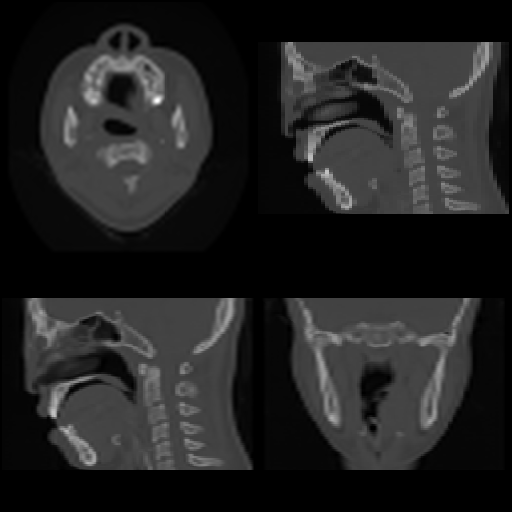

The script that drew this image:
#!/usr/bin/env python

# Test vtkImageSincInterpolator SlidingWindow on 3D volume with multiple views.

# Factory overrides
import vtkmodules.vtkInteractionStyle  # noqa: F401
import vtkmodules.vtkRenderingFreeType  # noqa: F401
import vtkmodules.vtkRenderingOpenGL2  # noqa: F401

import os

from vtkmodules.vtkCommonCore import VTK_DOUBLE, VTK_FLOAT
from vtkmodules.vtkIOImage import vtkImageReader2
from vtkmodules.vtkImagingCore import (
    vtkImageInterpolator,
    vtkImageReslice,
    vtkImageSincInterpolator,
)
from vtkmodules.vtkRenderingCore import (
    vtkImageSlice,
    vtkImageSliceMapper,
    vtkRenderWindow,
    vtkRenderWindowInteractor,
    vtkRenderer,
)

# Read 3D volume
reader = vtkImageReader2()
reader.SetDataByteOrderToLittleEndian()
reader.SetDataExtent(0, 63, 0, 63, 1, 93)
reader.SetDataSpacing(3.2, 3.2, 1.5)
data_dir = os.environ.get("VPE_DATA_DIR", os.path.dirname(os.path.abspath(__file__)))

reader.SetFilePrefix(os.path.join(data_dir, "headsq", "quarter"))

# Sinc interpolation with sliding window
interpolator = vtkImageSincInterpolator()
interpolator.SlidingWindowOn()

reslice = vtkImageReslice()
reslice.SetInputConnection(reader.GetOutputPort())
reslice.SetOutputSpacing(0.80, 0.80, 1.5001)
reslice.SetInterpolator(interpolator)
reslice.SetOutputScalarType(VTK_DOUBLE)
reslice.Update()

# Nearest-neighbor with sliding window for lower-right viewport
nearest = vtkImageInterpolator()
nearest.SetInterpolationModeToNearest()
nearest.SlidingWindowOn()

reslice2 = vtkImageReslice()
reslice2.SetInputConnection(reader.GetOutputPort())
reslice2.SetOutputSpacing(0.80, 0.80, 1.5)
reslice2.SetOutputScalarType(VTK_FLOAT)
reslice2.SetInterpolator(nearest)
reslice2.Update()

color_range = [0, 4095]

# Viewport 0 (lower-left): sinc reslice, orientation 0
image_mapper_0 = vtkImageSliceMapper()
image_mapper_0.SetInputConnection(reslice.GetOutputPort())
image_mapper_0.SetOrientation(0)
image_mapper_0.SliceAtFocalPointOn()

image_slice_0 = vtkImageSlice()
image_slice_0.SetMapper(image_mapper_0)
image_slice_0.GetProperty().SetColorWindow(color_range[1] - color_range[0])
image_slice_0.GetProperty().SetColorLevel(0.5 * (color_range[0] + color_range[1]))
image_slice_0.GetProperty().SetInterpolationTypeToNearest()

renderer_0 = vtkRenderer()
renderer_0.AddViewProp(image_slice_0)
renderer_0.SetBackground(0.0, 0.0, 0.0)
renderer_0.SetViewport(0.0, 0.0, 0.5, 0.5)

# Viewport 1 (lower-right): sinc reslice, orientation 1
image_mapper_1 = vtkImageSliceMapper()
image_mapper_1.SetInputConnection(reslice.GetOutputPort())
image_mapper_1.SetOrientation(1)
image_mapper_1.SliceAtFocalPointOn()

image_slice_1 = vtkImageSlice()
image_slice_1.SetMapper(image_mapper_1)
image_slice_1.GetProperty().SetColorWindow(color_range[1] - color_range[0])
image_slice_1.GetProperty().SetColorLevel(0.5 * (color_range[0] + color_range[1]))
image_slice_1.GetProperty().SetInterpolationTypeToNearest()

renderer_1 = vtkRenderer()
renderer_1.AddViewProp(image_slice_1)
renderer_1.SetBackground(0.0, 0.0, 0.0)
renderer_1.SetViewport(0.5, 0.0, 1.0, 0.5)

# Viewport 2 (upper-left): sinc reslice, orientation 2
image_mapper_2 = vtkImageSliceMapper()
image_mapper_2.SetInputConnection(reslice.GetOutputPort())
image_mapper_2.SetOrientation(2)
image_mapper_2.SliceAtFocalPointOn()

image_slice_2 = vtkImageSlice()
image_slice_2.SetMapper(image_mapper_2)
image_slice_2.GetProperty().SetColorWindow(color_range[1] - color_range[0])
image_slice_2.GetProperty().SetColorLevel(0.5 * (color_range[0] + color_range[1]))
image_slice_2.GetProperty().SetInterpolationTypeToNearest()

renderer_2 = vtkRenderer()
renderer_2.AddViewProp(image_slice_2)
renderer_2.SetBackground(0.0, 0.0, 0.0)
renderer_2.SetViewport(0.0, 0.5, 0.5, 1.0)

# Viewport 3 (upper-right): nearest reslice2, orientation 0
image_mapper_3 = vtkImageSliceMapper()
image_mapper_3.SetInputConnection(reslice2.GetOutputPort())
image_mapper_3.SetOrientation(0)
image_mapper_3.SliceAtFocalPointOn()

image_slice_3 = vtkImageSlice()
image_slice_3.SetMapper(image_mapper_3)
image_slice_3.GetProperty().SetColorWindow(color_range[1] - color_range[0])
image_slice_3.GetProperty().SetColorLevel(0.5 * (color_range[0] + color_range[1]))
image_slice_3.GetProperty().SetInterpolationTypeToNearest()

renderer_3 = vtkRenderer()
renderer_3.AddViewProp(image_slice_3)
renderer_3.SetBackground(0.0, 0.0, 0.0)
renderer_3.SetViewport(0.5, 0.5, 1.0, 1.0)

# Window
render_window = vtkRenderWindow()
render_window.AddRenderer(renderer_0)
render_window.AddRenderer(renderer_1)
render_window.AddRenderer(renderer_2)
render_window.AddRenderer(renderer_3)
render_window.SetSize(512, 512)
render_window.SetWindowName("image interpolate sliding window3d")

# Scene
bounds_0 = image_mapper_0.GetBounds()
point_0 = [0.5 * (bounds_0[0] + bounds_0[1]), 0.5 * (bounds_0[2] + bounds_0[3]), 0.5 * (bounds_0[4] + bounds_0[5])]
camera_0 = renderer_0.GetActiveCamera()
camera_0.SetFocalPoint(point_0)
point_0[image_mapper_0.GetOrientation()] += 500.0
camera_0.SetPosition(point_0)
camera_0.SetViewUp(0.0, 0.0, -1.0)
camera_0.ParallelProjectionOn()
camera_0.SetParallelScale(0.8 * 128)

bounds_1 = image_mapper_1.GetBounds()
point_1 = [0.5 * (bounds_1[0] + bounds_1[1]), 0.5 * (bounds_1[2] + bounds_1[3]), 0.5 * (bounds_1[4] + bounds_1[5])]
camera_1 = renderer_1.GetActiveCamera()
camera_1.SetFocalPoint(point_1)
point_1[image_mapper_1.GetOrientation()] += 500.0
camera_1.SetPosition(point_1)
camera_1.SetViewUp(0.0, 0.0, -1.0)
camera_1.ParallelProjectionOn()
camera_1.SetParallelScale(0.8 * 128)

bounds_2 = image_mapper_2.GetBounds()
point_2 = [0.5 * (bounds_2[0] + bounds_2[1]), 0.5 * (bounds_2[2] + bounds_2[3]), 0.5 * (bounds_2[4] + bounds_2[5])]
camera_2 = renderer_2.GetActiveCamera()
camera_2.SetFocalPoint(point_2)
point_2[image_mapper_2.GetOrientation()] += 500.0
camera_2.SetPosition(point_2)
camera_2.SetViewUp(0.0, 1.0, 0.0)
camera_2.ParallelProjectionOn()
camera_2.SetParallelScale(0.8 * 128)

bounds_3 = image_mapper_3.GetBounds()
point_3 = [0.5 * (bounds_3[0] + bounds_3[1]), 0.5 * (bounds_3[2] + bounds_3[3]), 0.5 * (bounds_3[4] + bounds_3[5])]
camera_3 = renderer_3.GetActiveCamera()
camera_3.SetFocalPoint(point_3)
point_3[image_mapper_3.GetOrientation()] += 500.0
camera_3.SetPosition(point_3)
camera_3.SetViewUp(0.0, 0.0, -1.0)
camera_3.ParallelProjectionOn()
camera_3.SetParallelScale(0.8 * 128)

# Interactor
interactor = vtkRenderWindowInteractor()
interactor.SetRenderWindow(render_window)

interactor.Initialize()
interactor.Start()
